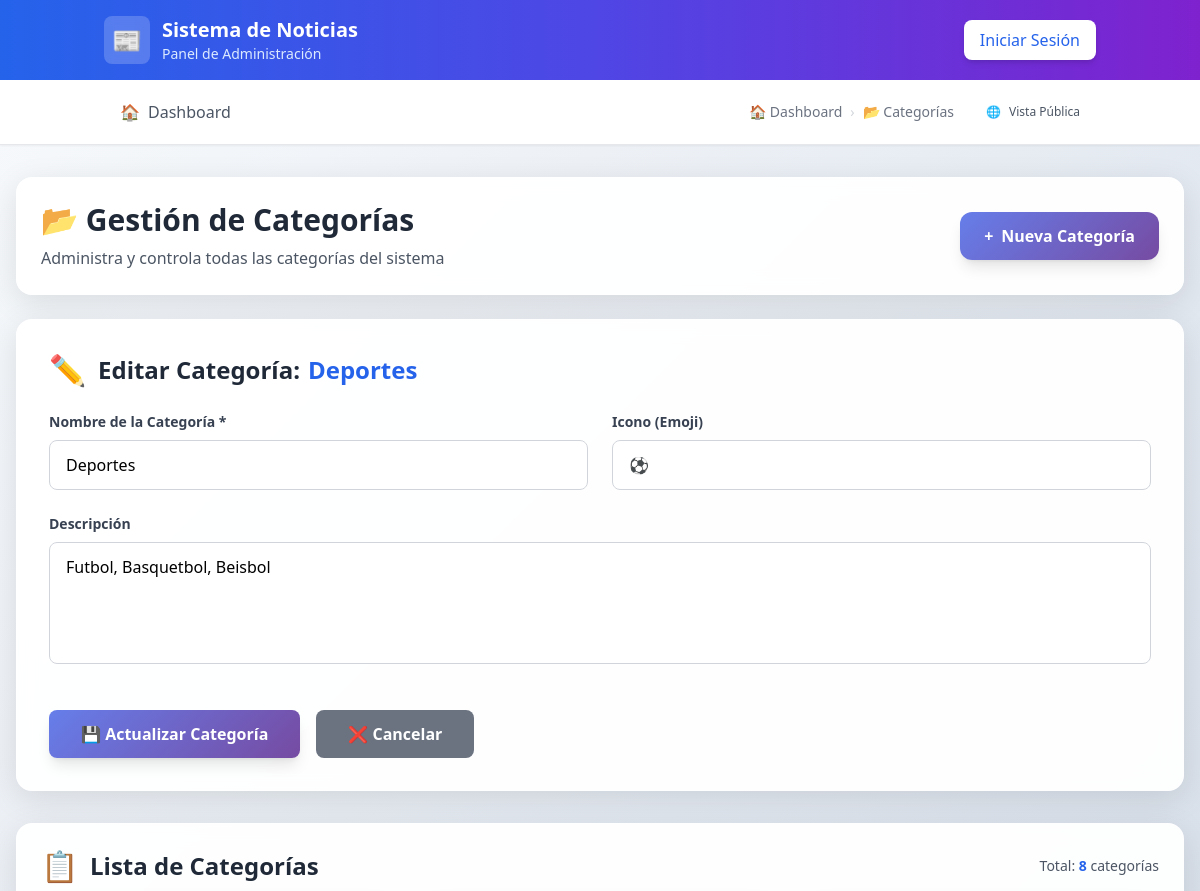
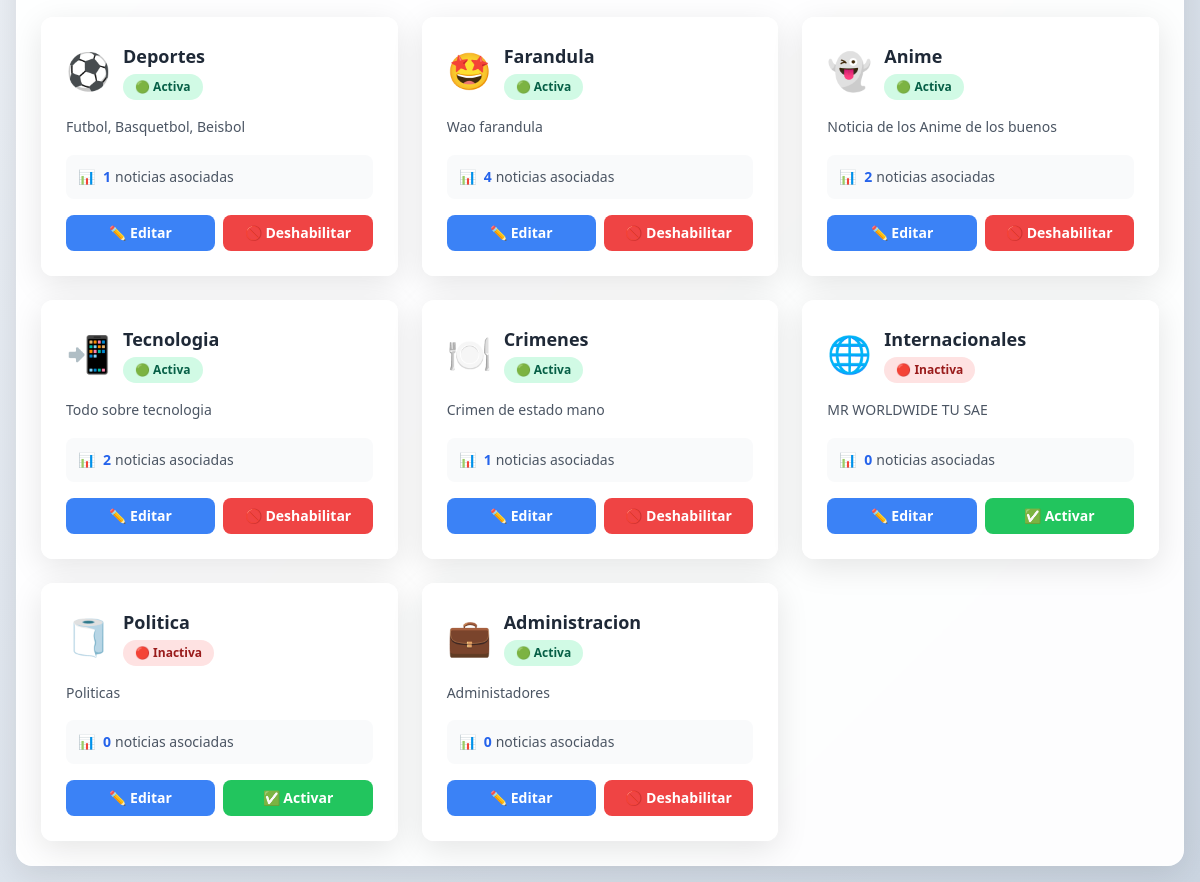
/public/categoria.php?action=editar&id=1, run on the app's committed database (2 pictures, top to bottom).
### tables this page shows
CREATE TABLE `categorias` (
  `id` int NOT NULL AUTO_INCREMENT,
  `nombre` varchar(100) NOT NULL,
  `icono` varchar(50) DEFAULT NULL,
  `descripcion` text,
  `id_estado` int NOT NULL DEFAULT '1',
  PRIMARY KEY (`id`),
  UNIQUE KEY `nombre` (`nombre`),
  KEY `id_estado` (`id_estado`)
);

### public/categoria.php (the view, shortened to what the rows shown need)
<?php
require_once __DIR__ . '/../src/controllers/categoria_controller.php';
$errors = $_SESSION['errors_cat'] ?? [];
$old    = $_SESSION['old_cat']    ?? [];
?>
<!DOCTYPE html>
<html lang="es">
<head>
    <script src="https://cdn.tailwindcss.com"></script>
</head>
<body>
    <?php include __DIR__ . '/header.php'; ?>
    <div class="container mx-auto mt-4 p-4 max-w-7xl">
        <div class="glass-card rounded-2xl p-6 mb-6">
            <div class="flex flex-col md:flex-row md:justify-between md:items-center gap-4">
                <div>
                    <h1 class="text-3xl font-bold text-gray-800 mb-2">📂 Gestión de Categorías</h1>
                </div>
            </div>
        </div>
        <?php if ($action === 'crear'): ?>
            <div class="glass-card rounded-2xl p-8 mb-8">
                <h2 class="text-2xl font-bold mb-6 text-gray-800 flex items-center">
                    <span class="mr-3 text-3xl">➕</span>
                    Agregar Nueva Categoría
                </h2>
                <form action="categoria.php?action=guardar" method="post" class="space-y-6">
                    <div class="grid grid-cols-1 md:grid-cols-2 gap-6">
                        <div>
                            <label for="nombre" class="block text-sm font-semibold text-gray-700 mb-2">Nombre de la Categoría *</label>
                            <input
                                type="text"
                                id="nombre"
                                name="nombre"
                                value="<?= htmlspecialchars($old['nombre'] ?? '') ?>"
                                class="form-input w-full px-4 py-3 border border-gray-300 rounded-lg focus:outline-none focus:ring-2 focus:ring-blue-500 focus:border-transparent"
                                placeholder="Ej: Tecnología, Deportes, Política..."
                                required
                            >
                            <?php if (isset($errors['nombre'])): ?>
                                <p class="text-red-600 text-sm mt-2 flex items-center">
                                    <span class="mr-1">⚠️</span>
                                    <?= htmlspecialchars($errors['nombre']) ?>
                                </p>
                            <?php endif; ?>
                        </div>
                        <div>
                            <label for="icono" class="block text-sm font-semibold text-gray-700 mb-2">Icono (Emoji)</label>
                            <input
                                type="text"
                                id="icono"
                                name="icono"
                                value="<?= htmlspecialchars($old['icono'] ?? '') ?>"
                                class="form-input w-full px-4 py-3 border border-gray-300 rounded-lg focus:outline-none focus:ring-2 focus:ring-blue-500 focus:border-transparent"
                                placeholder="📱 💼 ⚽ 🎭 🔬"
                            >
                        </div>
                    </div>
                    <div>
                        <label for="descripcion" class="block text-sm font-semibold text-gray-700 mb-2">Descripción</label>
                        <textarea
                            id="descripcion"
                            name="descripcion"
                            rows="4"
                            class="form-input w-full px-4 py-3 border border-gray-300 rounded-lg focus:outline-none focus:ring-2 focus:ring-blue-500 focus:border-transparent resize-none"
                            placeholder="Descripción breve de la categoría..."
                        ><?= htmlspecialchars($old['descripcion'] ?? '') ?></textarea>
                        <?php if (isset($errors['descripcion'])): ?>
                            <p class="text-red-600 text-sm mt-2 flex items-center">
                                <span class="mr-1">⚠️</span>
                                <?= htmlspecialchars($errors['descripcion']) ?>
                            </p>
                        <?php endif; ?>
                    </div>
                    <div class="flex gap-4 pt-4">
                        <button
                            type="submit"
                            class="btn-primary text-white px-8 py-3 rounded-lg font-semibold shadow-lg hover:shadow-xl transform hover:scale-105 transition-all duration-200"
                        >
                            💾 Guardar Categoría
                        </button>
                        <a
                            href="categoria.php"
                            class="bg-gray-500 hover:bg-gray-600 text-white px-8 py-3 rounded-lg font-semibold transition-colors duration-200"
                        >
                            ❌ Cancelar
                        </a>
                    </div>
                </form>
            </div>
        <?php elseif ($action === 'editar' && isset($categoria)): ?>
            <div class="glass-card rounded-2xl p-8 mb-8">
                <h2 class="text-2xl font-bold mb-6 text-gray-800 flex items-center">
                    <span class="mr-3 text-3xl">✏️</span>
                    Editar Categoría:
                    <span class="text-blue-600 ml-2"><?= htmlspecialchars($categoria['nombre']) ?></span>
                </h2>
                <form action="categoria.php?action=actualizar&id=<?= $categoria['id'] ?>" method="post" class="space-y-6">
                    <div class="grid grid-cols-1 md:grid-cols-2 gap-6">
                        <div>
                            <label for="nombre" class="block text-sm font-semibold text-gray-700 mb-2">Nombre de la Categoría *</label>
                            <input
                                type="text"
                                id="nombre"
                                name="nombre"
                                value="<?= htmlspecialchars($old['nombre'] ?? $categoria['nombre']) ?>"
                                class="form-input w-full px-4 py-3 border border-gray-300 rounded-lg focus:outline-none focus:ring-2 focus:ring-blue-500 focus:border-transparent"
                                required
                            >
                        </div>
                        <div>
                            <label for="icono" class="block text-sm font-semibold text-gray-700 mb-2">Icono (Emoji)</label>
                            <input
                                type="text"
                                id="icono"
                                name="icono"
                                value="<?= htmlspecialchars($old['icono'] ?? $categoria['icono']) ?>"
                                class="form-input w-full px-4 py-3 border border-gray-300 rounded-lg focus:outline-none focus:ring-2 focus:ring-blue-500 focus:border-transparent"
                            >
                        </div>
                    </div>
                    <div>
                        <label for="descripcion" class="block text-sm font-semibold text-gray-700 mb-2">Descripción</label>
                        <textarea
                            id="descripcion"
                            name="descripcion"
                            rows="4"
                            class="form-input w-full px-4 py-3 border border-gray-300 rounded-lg focus:outline-none focus:ring-2 focus:ring-blue-500 focus:border-transparent resize-none"
                        ><?= htmlspecialchars($old['descripcion'] ?? $categoria['descripcion']) ?></textarea>
                    </div>
                    <div class="flex gap-4 pt-4">
                        <button
                            type="submit"
                            class="btn-primary text-white px-8 py-3 rounded-lg font-semibold shadow-lg hover:shadow-xl transform hover:scale-105 transition-all duration-200"
                        >
                            💾 Actualizar Categoría
                        </button>
                        <a
                            href="categoria.php"
                            class="bg-gray-500 hover:bg-gray-600 text-white px-8 py-3 rounded-lg font-semibold transition-colors duration-200"
                        >
                            ❌ Cancelar
                        </a>
                    </div>
                </form>
            </div>
        <?php endif; ?>
        <div class="glass-card rounded-2xl p-6">
            <div class="flex justify-between items-center mb-6">
                <h2 class="text-2xl font-bold text-gray-800 flex items-center">
                    <span class="mr-3 text-3xl">📋</span>
                    Lista de Categorías
                </h2>
            </div>
            <?php if (empty($categorias)): ?>
                <div class="text-center py-12">
                    <div class="text-6xl mb-4">📂</div>
                    <h3 class="text-xl font-semibold text-gray-700 mb-2">No hay categorías disponibles</h3>
                    <p class="text-gray-500 mb-6">Comienza creando tu primera categoría</p>
                    <a href="categoria.php?action=crear" class="btn-primary text-white px-6 py-3 rounded-lg font-semibold">
                        + Crear Primera Categoría
                    </a>
                </div>
            <?php else: ?>
                <div class="category-grid">
                    <?php foreach ($categorias as $c): ?>
                        <div class="category-card glass-card rounded-xl p-6">
                            <div class="flex items-start justify-between mb-4">
                                <div class="flex items-center">
                                    <?php if (!empty($c['icono'])): ?>
                                        <span class="text-4xl mr-3"><?= htmlspecialchars($c['icono']) ?></span>
                                    <?php else: ?>
                                        <div class="w-12 h-12 bg-gray-200 rounded-lg flex items-center justify-center mr-3">
                                            <span class="text-gray-500">📂</span>
                                        </div>
                                    <?php endif; ?>
                                    <div>
                                        <h3 class="text-lg font-bold text-gray-800"><?= htmlspecialchars($c['nombre']) ?></h3>
                                        <div class="<?= (int)$c['id_estado'] === 1 ? 'status-active' : 'status-inactive' ?> status-badge inline-block mt-1">
                                            <?= (int)$c['id_estado'] === 1 ? '🟢 Activa' : '🔴 Inactiva' ?>
                                        </div>
                                    </div>
                                </div>
                            </div>
                            <?php if (!empty($c['descripcion'])): ?>
                                <p class="text-gray-600 text-sm mb-4 leading-relaxed">
                                    <?= htmlspecialchars($c['descripcion']) ?>
                                </p>
                            <?php endif; ?>
                            <div class="bg-gray-50 rounded-lg p-3 mb-4">
                                <div class="flex items-center text-sm text-gray-600">
                                    <span class="mr-2">📊</span>
                                    <span class="font-semibold text-blue-600"><?= $model->contadorNoticias((int)$c['id']) ?></span>
                                    <span class="ml-1">noticias asociadas</span>
                                </div>
                            </div>
                            <div class="flex gap-2">
                                <a
                                    href="categoria.php?action=editar&id=<?= $c['id'] ?>"
                                    class="flex-1 bg-blue-500 hover:bg-blue-600 text-white text-center py-2 px-3 rounded-lg text-sm font-semibold transition-colors duration-200"
                                >
                                    ✏️ Editar
                                </a>
                                <?php if ((int)$c['id_estado'] === 1): ?>
                                    <a
                                        href="categoria.php?action=deshabilitar&id=<?= $c['id'] ?>"
                                        onclick="return confirm('¿Seguro que quieres deshabilitar esta categoría?');"
                                        class="flex-1 bg-red-500 hover:bg-red-600 text-white text-center py-2 px-3 rounded-lg text-sm font-semibold transition-colors duration-200"
                                    >
                                        🚫 Deshabilitar
                                    </a>
                                <?php else: ?>
                                    <a
                                        href="categoria.php?action=activar&id=<?= $c['id'] ?>"
                                        onclick="return confirm('¿Seguro que quieres activar esta categoría?');"
                                        class="flex-1 bg-green-500 hover:bg-green-600 text-white text-center py-2 px-3 rounded-lg text-sm font-semibold transition-colors duration-200"
                                    >
                                        ✅ Activar
                                    </a>
                                <?php endif; ?>
                            </div>
                        </div>
                    <?php endforeach; ?>
                </div>
            <?php endif; ?>
        </div>
    </div>
</body>
</html>

### data on the page
categorias: nombre "Deportes", icono "⚽", descripcion "Futbol, Basquetbol, Beisbol", shows "🟢 Activa", id "1"
categorias: icono "🤩", nombre "Farandula", shows "🟢 Activa", descripcion "Wao farandula", contadorNoticias "4"
categorias: icono "👻", nombre "Anime", shows "🟢 Activa", descripcion "Noticia de los Anime de los buenos", contadorNoticias "2"
categorias: icono "📲", nombre "Tecnologia", shows "🟢 Activa", descripcion "Todo sobre tecnologia", contadorNoticias "2"
categorias: icono "🍽️", nombre "Crimenes", shows "🟢 Activa", descripcion "Crimen de estado mano", contadorNoticias "1"
categorias: icono "🌐", nombre "Internacionales", shows "🔴 Inactiva", descripcion "MR WORLDWIDE TU SAE", contadorNoticias "0"
categorias: icono "🧻", nombre "Politica", shows "🔴 Inactiva", descripcion "Politicas", contadorNoticias "0"
categorias: icono "💼", nombre "Administracion", shows "🟢 Activa", descripcion "Administadores", contadorNoticias "0"

### other printed values
implode(' <span class="text-gray-300">›</span> ', $breadcrumbs) "🏠 Dashboard › 📂 Categorías"
count($categorias) "8"
